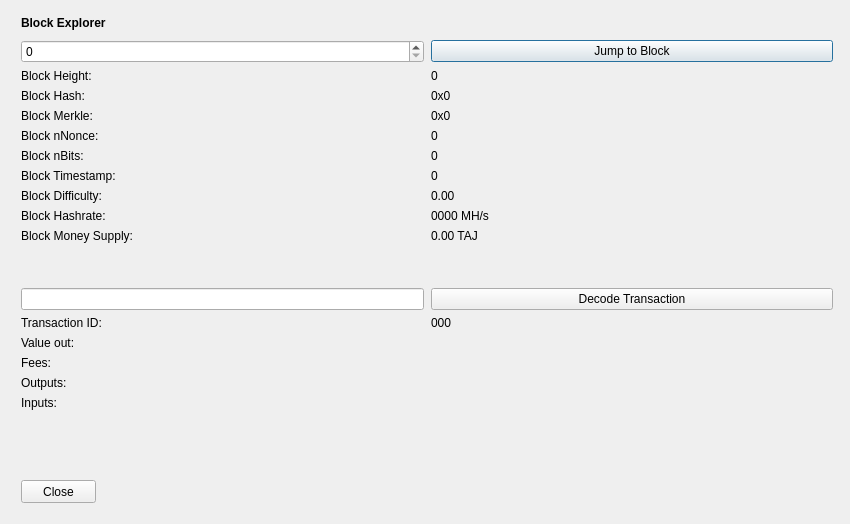
<?xml version="1.0" encoding="UTF-8"?>
<ui version="4.0">
 <class>BlockBrowser</class>
 <widget class="QDialog" name="BlockBrowser">
  <property name="windowModality">
   <enum>Qt::NonModal</enum>
  </property>
  <property name="enabled">
   <bool>true</bool>
  </property>
  <property name="geometry">
   <rect>
    <x>0</x>
    <y>0</y>
    <width>850</width>
    <height>524</height>
   </rect>
  </property>
  <property name="sizePolicy">
   <sizepolicy hsizetype="Preferred" vsizetype="Preferred">
    <horstretch>0</horstretch>
    <verstretch>0</verstretch>
   </sizepolicy>
  </property>
  <property name="minimumSize">
   <size>
    <width>0</width>
    <height>0</height>
   </size>
  </property>
  <property name="acceptDrops">
   <bool>false</bool>
  </property>
  <property name="windowTitle">
   <string>Testcoin Block Explorer</string>
  </property>
  <layout class="QGridLayout">
   <property name="sizeConstraint">
    <enum>QLayout::SetMaximumSize</enum>
   </property>
   <property name="leftMargin">
    <number>21</number>
   </property>
   <property name="topMargin">
    <number>10</number>
   </property>
   <property name="rightMargin">
    <number>10</number>
   </property>
   <item row="1" column="0">
    <widget class="QWidget" name="widget" native="true">
     <widget class="QWidget" name="layoutWidgetBE1">
      <property name="geometry">
       <rect>
        <x>0</x>
        <y>0</y>
        <width>822</width>
        <height>27</height>
       </rect>
      </property>
      <layout class="QHBoxLayout" name="horizontalLayoutBE">
       <property name="spacing">
        <number>7</number>
       </property>
       <item>
        <widget class="QLabel" name="labelBlockExplorer">
         <property name="sizePolicy">
          <sizepolicy hsizetype="Preferred" vsizetype="Maximum">
           <horstretch>0</horstretch>
           <verstretch>0</verstretch>
          </sizepolicy>
         </property>
         <property name="font">
          <font>
           <weight>75</weight>
           <bold>true</bold>
          </font>
         </property>
         <property name="styleSheet">
          <string notr="true">font-weight:bold;</string>
         </property>
         <property name="text">
          <string>Block Explorer</string>
         </property>
        </widget>
       </item>
       <item>
        <spacer name="horizontalSpacerBE">
         <property name="orientation">
          <enum>Qt::Horizontal</enum>
         </property>
         <property name="sizeHint" stdset="0">
          <size>
           <width>40</width>
           <height>20</height>
          </size>
         </property>
        </spacer>
       </item>
      </layout>
     </widget>
     <widget class="QWidget" name="layoutWidgetBE2">
      <property name="geometry">
       <rect>
        <x>0</x>
        <y>30</y>
        <width>812</width>
        <height>410</height>
       </rect>
      </property>
      <layout class="QGridLayout" name="gridLayoutBE" rowstretch="0,0,0,0,0,0,0,0,0,0,0,0,0,0,0,0,0,0,0,0" columnstretch="0,0">
       <property name="sizeConstraint">
        <enum>QLayout::SetDefaultConstraint</enum>
       </property>
       <property name="horizontalSpacing">
        <number>7</number>
       </property>
       <item row="14" column="1">
        <widget class="QLabel" name="txID">
         <property name="text">
          <string>000</string>
         </property>
         <property name="textInteractionFlags">
          <set>Qt::LinksAccessibleByMouse|Qt::TextSelectableByMouse</set>
         </property>
        </widget>
       </item>
       <item row="8" column="1">
        <widget class="QLabel" name="timeBox">
         <property name="text">
          <string>0</string>
         </property>
         <property name="textInteractionFlags">
          <set>Qt::LinksAccessibleByMouse|Qt::TextSelectableByMouse</set>
         </property>
        </widget>
       </item>
       <item row="9" column="1">
        <widget class="QLabel" name="diffBox">
         <property name="text">
          <string>0.00</string>
         </property>
         <property name="textInteractionFlags">
          <set>Qt::LinksAccessibleByMouse|Qt::TextSelectableByMouse</set>
         </property>
        </widget>
       </item>
       <item row="10" column="0">
        <widget class="QLabel" name="hashRateLabel">
         <property name="text">
          <string>Block Hashrate:</string>
         </property>
        </widget>
       </item>
       <item row="9" column="0">
        <widget class="QLabel" name="diffLabel">
         <property name="text">
          <string>Block Difficulty:</string>
         </property>
        </widget>
       </item>
       <item row="17" column="1">
        <widget class="QLabel" name="outputBox">
         <property name="text">
          <string/>
         </property>
         <property name="alignment">
          <set>Qt::AlignLeading|Qt::AlignLeft|Qt::AlignTop</set>
         </property>
         <property name="textInteractionFlags">
          <set>Qt::LinksAccessibleByMouse|Qt::TextSelectableByMouse</set>
         </property>
        </widget>
       </item>
       <item row="3" column="1">
        <widget class="QLabel" name="heightLabelBE1">
         <property name="text">
          <string>0</string>
         </property>
         <property name="textInteractionFlags">
          <set>Qt::LinksAccessibleByMouse|Qt::TextSelectableByMouse</set>
         </property>
        </widget>
       </item>
       <item row="1" column="1">
        <widget class="QPushButton" name="blockButton">
         <property name="text">
          <string>Jump to Block</string>
         </property>
        </widget>
       </item>
       <item row="3" column="0">
        <widget class="QLabel" name="heightLabelBE2">
         <property name="text">
          <string>Block Height:</string>
         </property>
        </widget>
       </item>
       <item row="7" column="0">
        <widget class="QLabel" name="bitsLabel">
         <property name="text">
          <string>Block nBits:</string>
         </property>
        </widget>
       </item>
       <item row="6" column="1">
        <widget class="QLabel" name="nonceBox">
         <property name="text">
          <string>0</string>
         </property>
         <property name="textInteractionFlags">
          <set>Qt::LinksAccessibleByMouse|Qt::TextSelectableByMouse</set>
         </property>
        </widget>
       </item>
       <item row="6" column="0">
        <widget class="QLabel" name="nonceLabel">
         <property name="text">
          <string>Block nNonce:</string>
         </property>
        </widget>
       </item>
       <item row="5" column="1">
        <widget class="QLabel" name="merkleBox">
         <property name="minimumSize">
          <size>
           <width>187</width>
           <height>0</height>
          </size>
         </property>
         <property name="text">
          <string>0x0</string>
         </property>
         <property name="textInteractionFlags">
          <set>Qt::LinksAccessibleByMouse|Qt::TextSelectableByMouse</set>
         </property>
        </widget>
       </item>
       <item row="16" column="0">
        <widget class="QLabel" name="feesLabel">
         <property name="text">
          <string>Fees:</string>
         </property>
        </widget>
       </item>
       <item row="15" column="1">
        <widget class="QLabel" name="valueBox">
         <property name="text">
          <string/>
         </property>
         <property name="textInteractionFlags">
          <set>Qt::LinksAccessibleByMouse|Qt::TextSelectableByMouse</set>
         </property>
        </widget>
       </item>
       <item row="7" column="1">
        <widget class="QLabel" name="bitsBox">
         <property name="text">
          <string>0</string>
         </property>
         <property name="textInteractionFlags">
          <set>Qt::LinksAccessibleByMouse|Qt::TextSelectableByMouse</set>
         </property>
        </widget>
       </item>
       <item row="8" column="0">
        <widget class="QLabel" name="timeLabel">
         <property name="text">
          <string>Block Timestamp:</string>
         </property>
        </widget>
       </item>
       <item row="17" column="0">
        <widget class="QLabel" name="outputLabel">
         <property name="text">
          <string>Outputs:</string>
         </property>
         <property name="alignment">
          <set>Qt::AlignLeading|Qt::AlignLeft|Qt::AlignTop</set>
         </property>
        </widget>
       </item>
       <item row="1" column="0">
        <widget class="QSpinBox" name="heightBox">
         <property name="sizePolicy">
          <sizepolicy hsizetype="Preferred" vsizetype="Fixed">
           <horstretch>0</horstretch>
           <verstretch>0</verstretch>
          </sizepolicy>
         </property>
         <property name="maximum">
          <number>99999999</number>
         </property>
        </widget>
       </item>
       <item row="4" column="0">
        <widget class="QLabel" name="hashLabel">
         <property name="text">
          <string>Block Hash:</string>
         </property>
        </widget>
       </item>
       <item row="16" column="1">
        <widget class="QLabel" name="feesBox">
         <property name="text">
          <string/>
         </property>
         <property name="textInteractionFlags">
          <set>Qt::LinksAccessibleByMouse|Qt::TextSelectableByMouse</set>
         </property>
        </widget>
       </item>
       <item row="4" column="1">
        <widget class="QLabel" name="hashBox">
         <property name="enabled">
          <bool>true</bool>
         </property>
         <property name="sizePolicy">
          <sizepolicy hsizetype="Preferred" vsizetype="Preferred">
           <horstretch>0</horstretch>
           <verstretch>0</verstretch>
          </sizepolicy>
         </property>
         <property name="minimumSize">
          <size>
           <width>0</width>
           <height>0</height>
          </size>
         </property>
         <property name="text">
          <string>0x0</string>
         </property>
         <property name="textInteractionFlags">
          <set>Qt::LinksAccessibleByMouse|Qt::TextSelectableByMouse</set>
         </property>
        </widget>
       </item>
       <item row="14" column="0">
        <widget class="QLabel" name="txLabel">
         <property name="text">
          <string>Transaction ID:</string>
         </property>
        </widget>
       </item>
       <item row="15" column="0">
        <widget class="QLabel" name="valueLabel">
         <property name="text">
          <string>Value out:</string>
         </property>
        </widget>
       </item>
       <item row="13" column="0">
        <widget class="QLineEdit" name="txBox">
         <property name="sizePolicy">
          <sizepolicy hsizetype="Preferred" vsizetype="Fixed">
           <horstretch>0</horstretch>
           <verstretch>0</verstretch>
          </sizepolicy>
         </property>
         <property name="inputMask">
          <string comment="Transaction id" extracomment="Transaction id"/>
         </property>
        </widget>
       </item>
       <item row="12" column="0">
        <spacer name="verticalSpacer_2">
         <property name="orientation">
          <enum>Qt::Vertical</enum>
         </property>
         <property name="sizeHint" stdset="0">
          <size>
           <width>20</width>
           <height>20</height>
          </size>
         </property>
        </spacer>
       </item>
       <item row="10" column="1">
        <widget class="QLabel" name="hashRateBox">
         <property name="text">
          <string>0000 MH/s</string>
         </property>
         <property name="textInteractionFlags">
          <set>Qt::LinksAccessibleByMouse|Qt::TextSelectableByMouse</set>
         </property>
        </widget>
       </item>
       <item row="19" column="0">
        <spacer name="verticalSpacer">
         <property name="orientation">
          <enum>Qt::Vertical</enum>
         </property>
         <property name="sizeHint" stdset="0">
          <size>
           <width>20</width>
           <height>40</height>
          </size>
         </property>
        </spacer>
       </item>
       <item row="13" column="1">
        <widget class="QPushButton" name="txButton">
         <property name="text">
          <string>Decode Transaction</string>
         </property>
        </widget>
       </item>
       <item row="18" column="0">
        <widget class="QLabel" name="inputLabel">
         <property name="text">
          <string>Inputs:</string>
         </property>
         <property name="alignment">
          <set>Qt::AlignLeading|Qt::AlignLeft|Qt::AlignTop</set>
         </property>
        </widget>
       </item>
       <item row="5" column="0">
        <widget class="QLabel" name="merkleLabel">
         <property name="text">
          <string>Block Merkle:</string>
         </property>
        </widget>
       </item>
       <item row="18" column="1">
        <widget class="QLabel" name="inputBox">
         <property name="text">
          <string/>
         </property>
         <property name="alignment">
          <set>Qt::AlignLeading|Qt::AlignLeft|Qt::AlignTop</set>
         </property>
         <property name="textInteractionFlags">
          <set>Qt::LinksAccessibleByMouse|Qt::TextSelectableByMouse</set>
         </property>
        </widget>
       </item>
       <item row="11" column="0">
        <widget class="QLabel" name="moneySupplyLabel">
         <property name="text">
          <string>Block Money Supply:</string>
         </property>
        </widget>
       </item>
       <item row="11" column="1">
        <widget class="QLabel" name="moneySupplyBox">
         <property name="text">
          <string>0.00 TAJ</string>
         </property>
         <property name="textInteractionFlags">
          <set>Qt::LinksAccessibleByMouse|Qt::TextSelectableByMouse</set>
         </property>
        </widget>
       </item>
      </layout>
     </widget>
     <widget class="QPushButton" name="closeButton">
      <property name="geometry">
       <rect>
        <x>0</x>
        <y>470</y>
        <width>75</width>
        <height>23</height>
       </rect>
      </property>
      <property name="text">
       <string>Close</string>
      </property>
     </widget>
    </widget>
   </item>
  </layout>
 </widget>
 <resources/>
 <connections/>
</ui>
